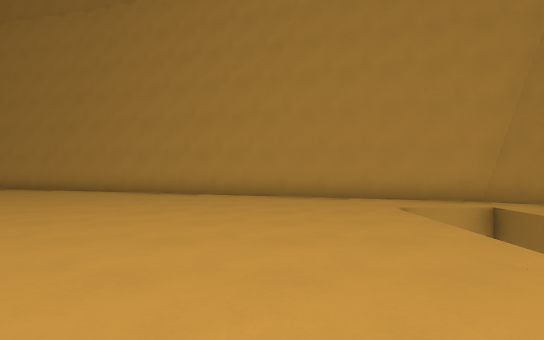
view 1 (above)

22 first-person views from a walk through a Godot game level. The camera is 1.3 m above the floor, looks level and sees 80° across. The floor is counted in squares, 2 m on a side. Each view is taken from the middle of a square. On the plan, view 1 faces up. The plan holds only what a view shows up to about 10 squares ahead; the rest is blank. The place goes on beyond the plan.

view 2
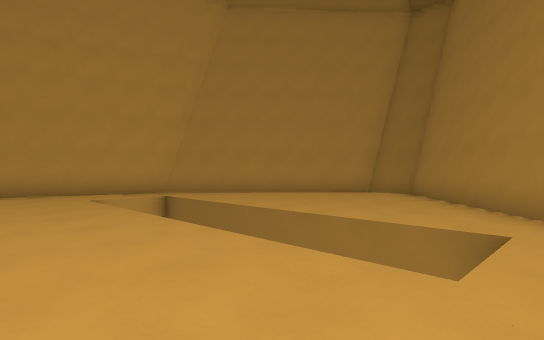

view 3
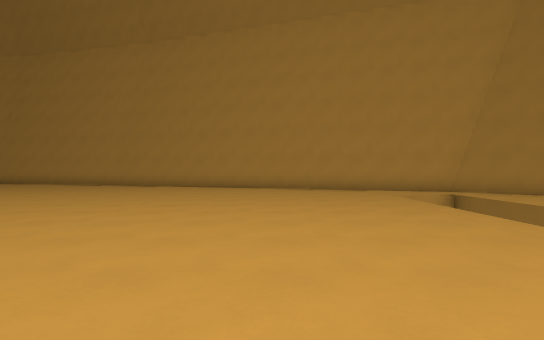

view 4
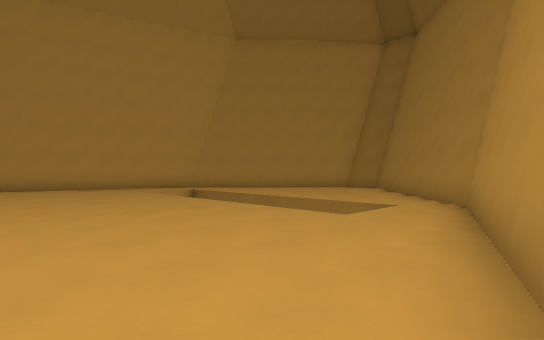

view 5
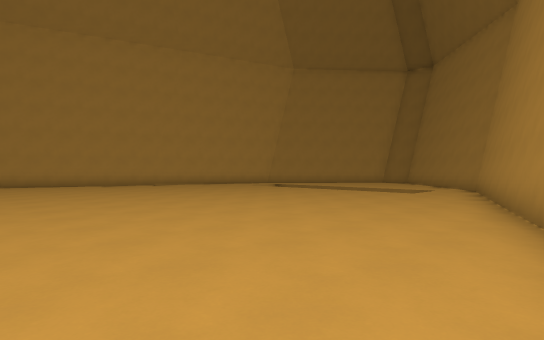

view 6
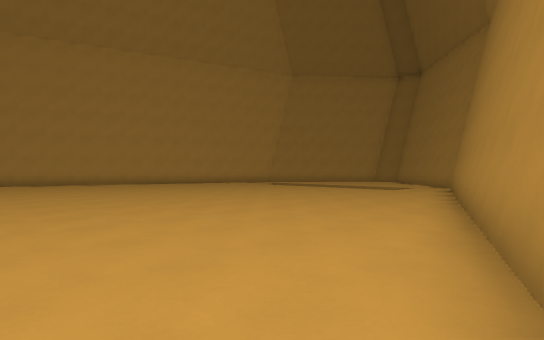

view 7
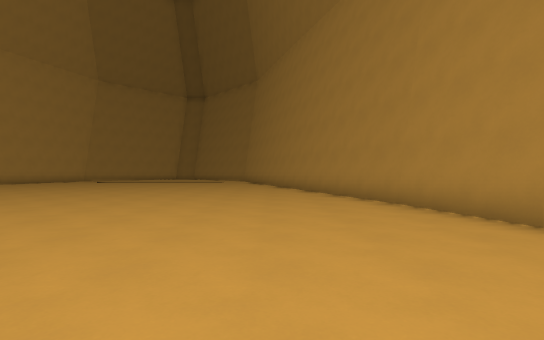

view 8
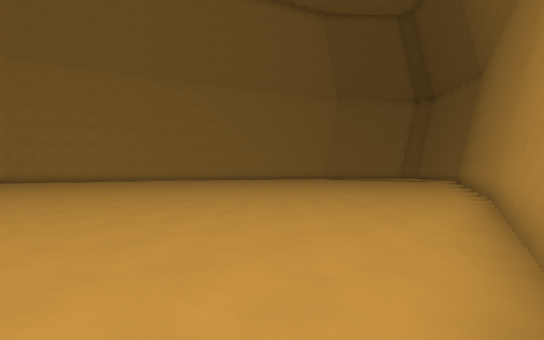

view 9
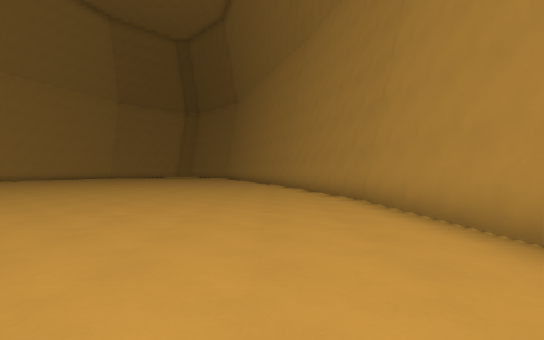

view 10
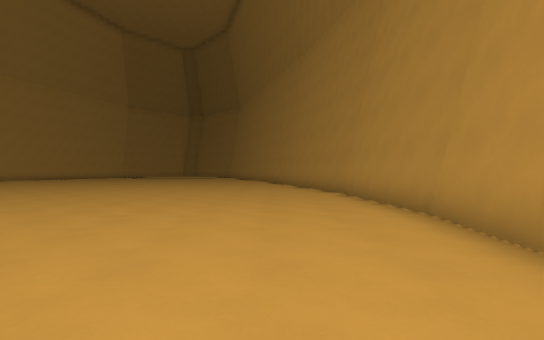

view 11
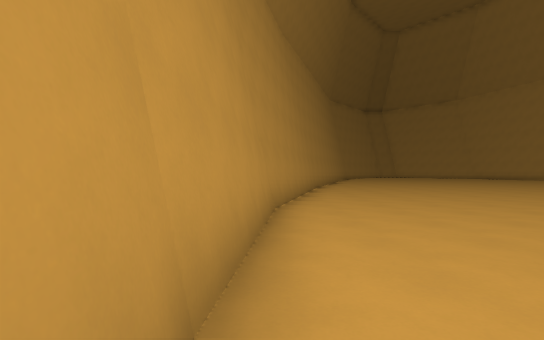

view 12
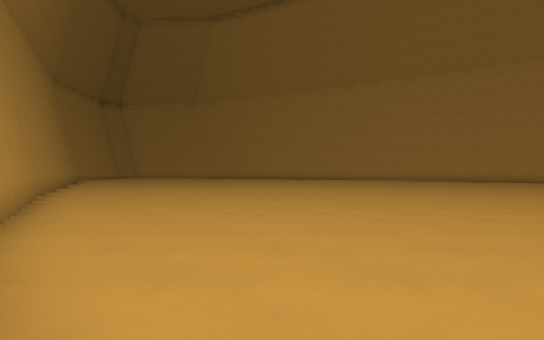

view 13
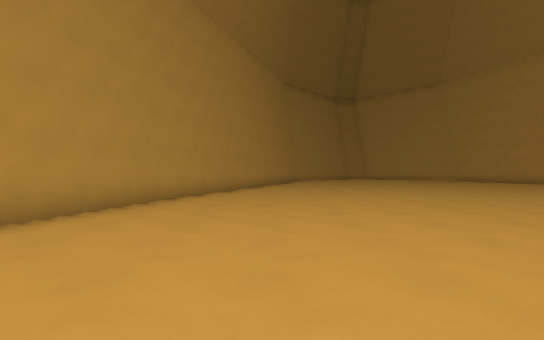

view 14
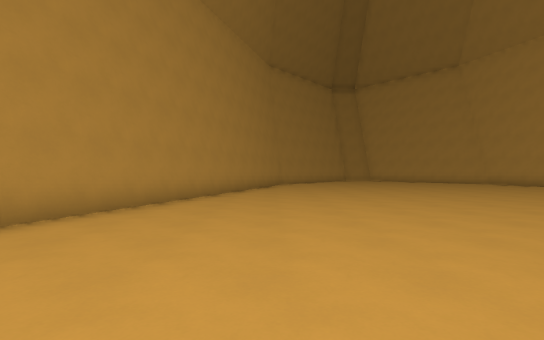

view 15
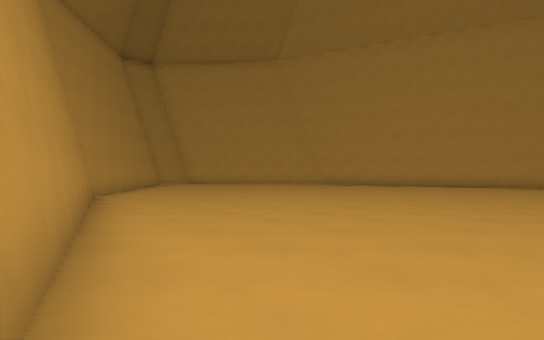

view 16
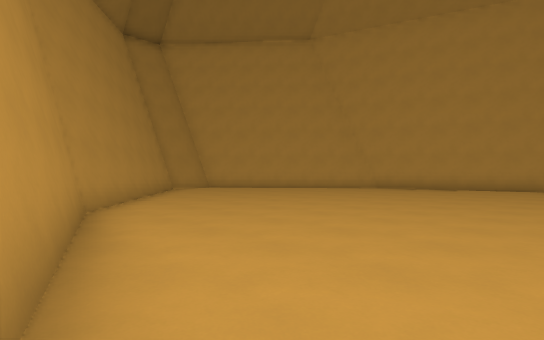

view 17
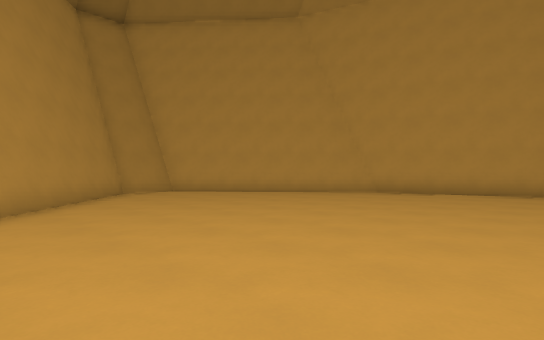

view 18
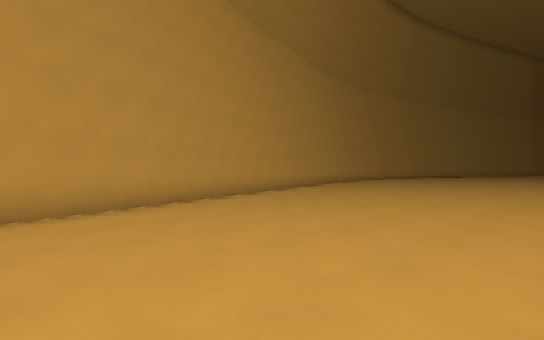

view 19
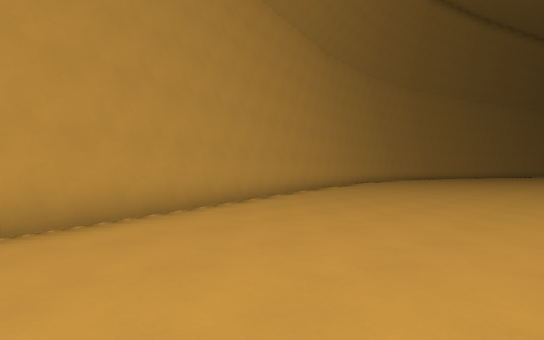

view 20
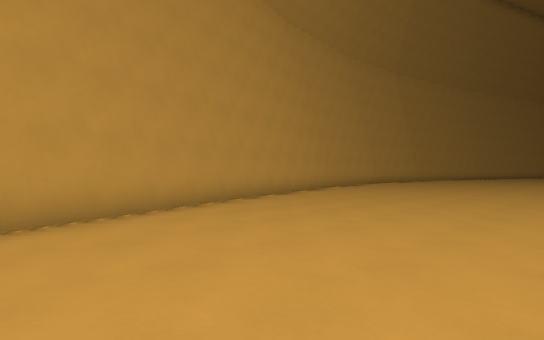

view 21
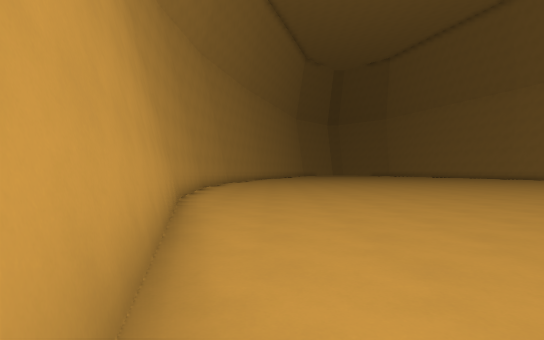

view 22
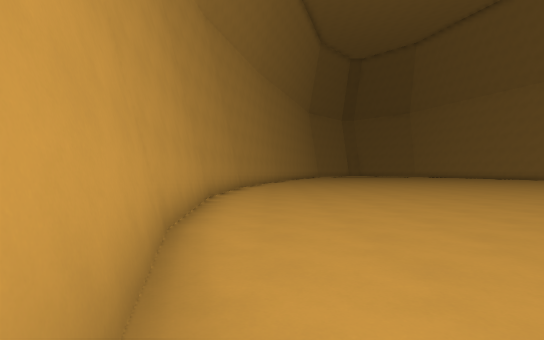

### Floor plan
Points are (right, up) in squares from view 1. A wall is a line through its corners. A room is listed if a view was taken in it or the views show most of it. See-through windows are left out.
Room 1 (views 1, 2, 3, 4, 5, 6, 7, 8, 9, 10, 11, 12, 13, 14, 15, 16, 17, 18, 19, 20, 21, 22)
walls: (-18.4, -8.4) (-14.1, -8.1) (-7.7, -6.5); (-16, 12.4) (-18.4, 12.6); (-18.2, 12.6) (-22.6, 12.2); (-22.6, -8) (-18.3, -8.4); (-22.4, 12.3) (-29.2, 10.6); (-7.8, -6.6) (4.5, -2.4) (9.1, 1.6) (9.1, 2.7) (7.4, 4.2); (-28.9, 10.7) (-40.7, 6.8) (-45.3, 2.9) (-45.3, 1.5); (-29.2, -6.4) (-22.5, -8.1); (-40.9, -2.5) (-22.7, -8.5); (6, 5.4) (4.5, 6.7) (-5.9, 10); (-42.2, -1.4) (-40.7, -2.7); (7.1, 4.4) (6.4, 5.1); (-43.4, -0.4) (-42.4, -1.3); (-45.5, 2.6) (-45.5, 1.3) (-43.5, -0.4)
low walls: (8.8, 1.5) (8.8, 2.8); (-45.3, 1.5) (-40.5, -2.5)

Where each view was taken, in squares from view 1:
view 1: 0 up, 0 right, facing up
view 2: 2 down, 0 right, facing up-right
view 3: 3 down, 1 left, facing up
view 4: 4 down, 2 left, facing up-right
view 5: 5 down, 7 left, facing up-right
view 6: 6 down, 8 left, facing up-right
view 7: 4 down, 14 left, facing right
view 8: 8 down, 16 left, facing up-right
view 9: 6 down, 21 left, facing right
view 10: 6 down, 23 left, facing right
view 11: 8 down, 17 left, facing left
view 12: 8 down, 19 left, facing up-left
view 13: 4 down, 22 left, facing left
view 14: 3 down, 26 left, facing left
view 15: 5 down, 32 left, facing up-left
view 16: 4 down, 35 left, facing up-left
view 17: 2 down, 36 left, facing up-left
view 18: 2 up, 40 left, facing up-right
view 19: 4 up, 37 left, facing up-right
view 20: 5 up, 33 left, facing up-right
view 21: 10 up, 30 left, facing right
view 22: 11 up, 26 left, facing right
